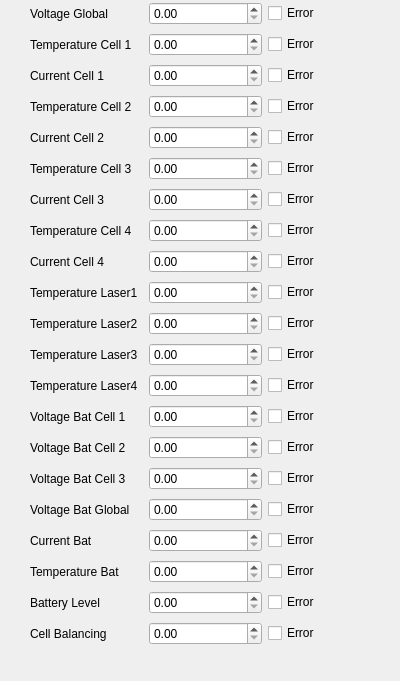
<?xml version="1.0" encoding="UTF-8"?>
<ui version="4.0">
 <class>SimulationDialog</class>
 <widget class="QDialog" name="SimulationDialog">
  <property name="geometry">
   <rect>
    <x>0</x>
    <y>0</y>
    <width>400</width>
    <height>681</height>
   </rect>
  </property>
  <property name="windowTitle">
   <string>Simulation</string>
  </property>
  <widget class="QWidget" name="gridLayoutWidget">
   <property name="geometry">
    <rect>
     <x>30</x>
     <y>0</y>
     <width>351</width>
     <height>668</height>
    </rect>
   </property>
   <layout class="QGridLayout" name="gridLayout">
    <item row="2" column="2">
     <widget class="QCheckBox" name="checkBoxTempCell1">
      <property name="text">
       <string>Error</string>
      </property>
     </widget>
    </item>
    <item row="6" column="0">
     <widget class="QLabel" name="label_5">
      <property name="text">
       <string>Temperature Cell 3</string>
      </property>
     </widget>
    </item>
    <item row="11" column="0">
     <widget class="QLabel" name="label_11">
      <property name="text">
       <string>Temperature Laser2</string>
      </property>
     </widget>
    </item>
    <item row="14" column="0">
     <widget class="QLabel" name="label_14">
      <property name="text">
       <string>Voltage Bat Cell 1</string>
      </property>
     </widget>
    </item>
    <item row="10" column="1">
     <widget class="QDoubleSpinBox" name="doubleSpinBoxTempLaser1"/>
    </item>
    <item row="2" column="0">
     <widget class="QLabel" name="label">
      <property name="text">
       <string>Temperature Cell 1</string>
      </property>
     </widget>
    </item>
    <item row="6" column="2">
     <widget class="QCheckBox" name="checkBoxTempCell3">
      <property name="text">
       <string>Error</string>
      </property>
     </widget>
    </item>
    <item row="5" column="1">
     <widget class="QDoubleSpinBox" name="doubleSpinBoxCurCell2"/>
    </item>
    <item row="0" column="1">
     <widget class="QDoubleSpinBox" name="doubleSpinBoxVoltageGlobal"/>
    </item>
    <item row="8" column="1">
     <widget class="QDoubleSpinBox" name="doubleSpinBoxTempCell4"/>
    </item>
    <item row="15" column="1">
     <widget class="QDoubleSpinBox" name="doubleSpinBoxBatCell2"/>
    </item>
    <item row="4" column="2">
     <widget class="QCheckBox" name="checkBoxTempCell2">
      <property name="text">
       <string>Error</string>
      </property>
     </widget>
    </item>
    <item row="5" column="2">
     <widget class="QCheckBox" name="checkBoxCurCell2">
      <property name="text">
       <string>Error</string>
      </property>
     </widget>
    </item>
    <item row="12" column="0">
     <widget class="QLabel" name="label_12">
      <property name="text">
       <string>Temperature Laser3</string>
      </property>
     </widget>
    </item>
    <item row="3" column="1">
     <widget class="QDoubleSpinBox" name="doubleSpinBoxCurCell1"/>
    </item>
    <item row="7" column="0">
     <widget class="QLabel" name="label_6">
      <property name="text">
       <string>Current Cell 3</string>
      </property>
     </widget>
    </item>
    <item row="3" column="0">
     <widget class="QLabel" name="label_2">
      <property name="text">
       <string>Current Cell 1</string>
      </property>
     </widget>
    </item>
    <item row="3" column="2">
     <widget class="QCheckBox" name="checkBoxCurCell1">
      <property name="text">
       <string>Error</string>
      </property>
     </widget>
    </item>
    <item row="6" column="1">
     <widget class="QDoubleSpinBox" name="doubleSpinBoxTempCell3"/>
    </item>
    <item row="7" column="1">
     <widget class="QDoubleSpinBox" name="doubleSpinBoxCurCell3"/>
    </item>
    <item row="10" column="0">
     <widget class="QLabel" name="label_10">
      <property name="text">
       <string>Temperature Laser1</string>
      </property>
     </widget>
    </item>
    <item row="4" column="0">
     <widget class="QLabel" name="label_3">
      <property name="text">
       <string>Temperature Cell 2</string>
      </property>
     </widget>
    </item>
    <item row="0" column="2">
     <widget class="QCheckBox" name="checkBoxVoltageGlobal">
      <property name="text">
       <string>Error</string>
      </property>
     </widget>
    </item>
    <item row="9" column="0">
     <widget class="QLabel" name="label_8">
      <property name="text">
       <string>Current Cell 4</string>
      </property>
     </widget>
    </item>
    <item row="5" column="0">
     <widget class="QLabel" name="label_4">
      <property name="text">
       <string>Current Cell 2</string>
      </property>
     </widget>
    </item>
    <item row="17" column="1">
     <widget class="QDoubleSpinBox" name="doubleSpinBoxBatGlobal"/>
    </item>
    <item row="21" column="1">
     <widget class="QDoubleSpinBox" name="doubleSpinBoxCellBalancing"/>
    </item>
    <item row="14" column="1">
     <widget class="QDoubleSpinBox" name="doubleSpinBoxBatCell1"/>
    </item>
    <item row="8" column="0">
     <widget class="QLabel" name="label_9">
      <property name="text">
       <string>Temperature Cell 4</string>
      </property>
     </widget>
    </item>
    <item row="11" column="1">
     <widget class="QDoubleSpinBox" name="doubleSpinBoxTempLaser2"/>
    </item>
    <item row="9" column="2">
     <widget class="QCheckBox" name="checkBoxCurCell4">
      <property name="text">
       <string>Error</string>
      </property>
     </widget>
    </item>
    <item row="12" column="1">
     <widget class="QDoubleSpinBox" name="doubleSpinBoxTempLaser3"/>
    </item>
    <item row="7" column="2">
     <widget class="QCheckBox" name="checkBoxCurCell3">
      <property name="text">
       <string>Error</string>
      </property>
     </widget>
    </item>
    <item row="13" column="1">
     <widget class="QDoubleSpinBox" name="doubleSpinBoxTempLaser4"/>
    </item>
    <item row="2" column="1">
     <widget class="QDoubleSpinBox" name="doubleSpinBoxTempCell1"/>
    </item>
    <item row="13" column="0">
     <widget class="QLabel" name="label_13">
      <property name="text">
       <string>Temperature Laser4</string>
      </property>
     </widget>
    </item>
    <item row="4" column="1">
     <widget class="QDoubleSpinBox" name="doubleSpinBoxTempCell2"/>
    </item>
    <item row="18" column="1">
     <widget class="QDoubleSpinBox" name="doubleSpinBoxBatCur"/>
    </item>
    <item row="19" column="1">
     <widget class="QDoubleSpinBox" name="doubleSpinBoxBatTemp"/>
    </item>
    <item row="9" column="1">
     <widget class="QDoubleSpinBox" name="doubleSpinBoxCurCell4"/>
    </item>
    <item row="0" column="0">
     <widget class="QLabel" name="label_7">
      <property name="text">
       <string>Voltage Global</string>
      </property>
     </widget>
    </item>
    <item row="16" column="1">
     <widget class="QDoubleSpinBox" name="doubleSpinBoxBatCell3"/>
    </item>
    <item row="8" column="2">
     <widget class="QCheckBox" name="checkBoxTempCell4">
      <property name="text">
       <string>Error</string>
      </property>
     </widget>
    </item>
    <item row="20" column="1">
     <widget class="QDoubleSpinBox" name="doubleSpinBoxBatLevel"/>
    </item>
    <item row="15" column="0">
     <widget class="QLabel" name="label_15">
      <property name="text">
       <string>Voltage Bat Cell 2</string>
      </property>
     </widget>
    </item>
    <item row="16" column="0">
     <widget class="QLabel" name="label_16">
      <property name="text">
       <string>Voltage Bat Cell 3</string>
      </property>
     </widget>
    </item>
    <item row="17" column="0">
     <widget class="QLabel" name="label_17">
      <property name="text">
       <string>Voltage Bat Global</string>
      </property>
     </widget>
    </item>
    <item row="18" column="0">
     <widget class="QLabel" name="label_18">
      <property name="text">
       <string>Current Bat</string>
      </property>
     </widget>
    </item>
    <item row="19" column="0">
     <widget class="QLabel" name="label_19">
      <property name="text">
       <string>Temperature Bat</string>
      </property>
     </widget>
    </item>
    <item row="20" column="0">
     <widget class="QLabel" name="label_20">
      <property name="text">
       <string>Battery Level</string>
      </property>
     </widget>
    </item>
    <item row="21" column="0">
     <widget class="QLabel" name="label_21">
      <property name="text">
       <string>Cell Balancing</string>
      </property>
     </widget>
    </item>
    <item row="10" column="2">
     <widget class="QCheckBox" name="checkBoxTempLaser1">
      <property name="text">
       <string>Error</string>
      </property>
     </widget>
    </item>
    <item row="11" column="2">
     <widget class="QCheckBox" name="checkBoxTempLaser2">
      <property name="text">
       <string>Error</string>
      </property>
     </widget>
    </item>
    <item row="12" column="2">
     <widget class="QCheckBox" name="checkBoxTempLaser3">
      <property name="text">
       <string>Error</string>
      </property>
     </widget>
    </item>
    <item row="13" column="2">
     <widget class="QCheckBox" name="checkBoxTempLaser4">
      <property name="text">
       <string>Error</string>
      </property>
     </widget>
    </item>
    <item row="14" column="2">
     <widget class="QCheckBox" name="checkBoxBatCell1">
      <property name="text">
       <string>Error</string>
      </property>
     </widget>
    </item>
    <item row="15" column="2">
     <widget class="QCheckBox" name="checkBoxBatCell2">
      <property name="text">
       <string>Error</string>
      </property>
     </widget>
    </item>
    <item row="16" column="2">
     <widget class="QCheckBox" name="checkBoxBatCell3">
      <property name="text">
       <string>Error</string>
      </property>
     </widget>
    </item>
    <item row="17" column="2">
     <widget class="QCheckBox" name="checkBoxBatGlobal">
      <property name="text">
       <string>Error</string>
      </property>
     </widget>
    </item>
    <item row="18" column="2">
     <widget class="QCheckBox" name="checkBoxBatCurrent">
      <property name="text">
       <string>Error</string>
      </property>
     </widget>
    </item>
    <item row="19" column="2">
     <widget class="QCheckBox" name="checkBoxBatTemperature">
      <property name="text">
       <string>Error</string>
      </property>
     </widget>
    </item>
    <item row="20" column="2">
     <widget class="QCheckBox" name="checkBoxBatLevel">
      <property name="text">
       <string>Error</string>
      </property>
     </widget>
    </item>
    <item row="21" column="2">
     <widget class="QCheckBox" name="checkBoxCellBalancing">
      <property name="text">
       <string>Error</string>
      </property>
     </widget>
    </item>
   </layout>
  </widget>
 </widget>
 <resources/>
 <connections/>
</ui>
